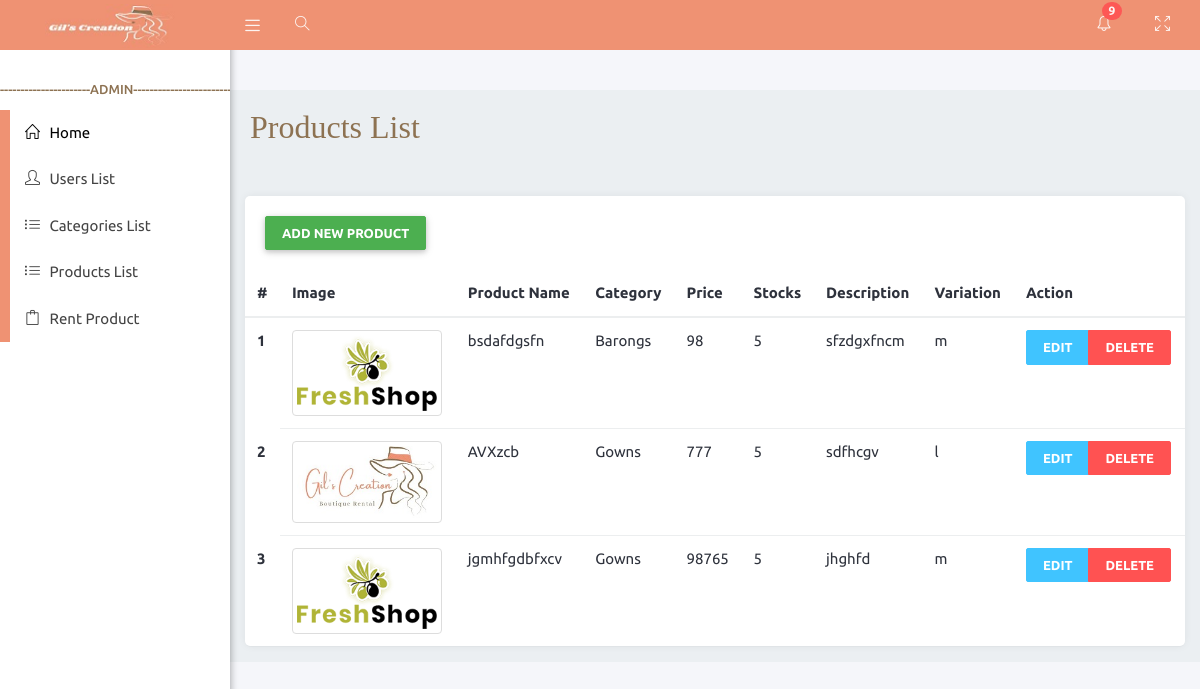
Page /adminViews/productslist.php on the earlier database version.
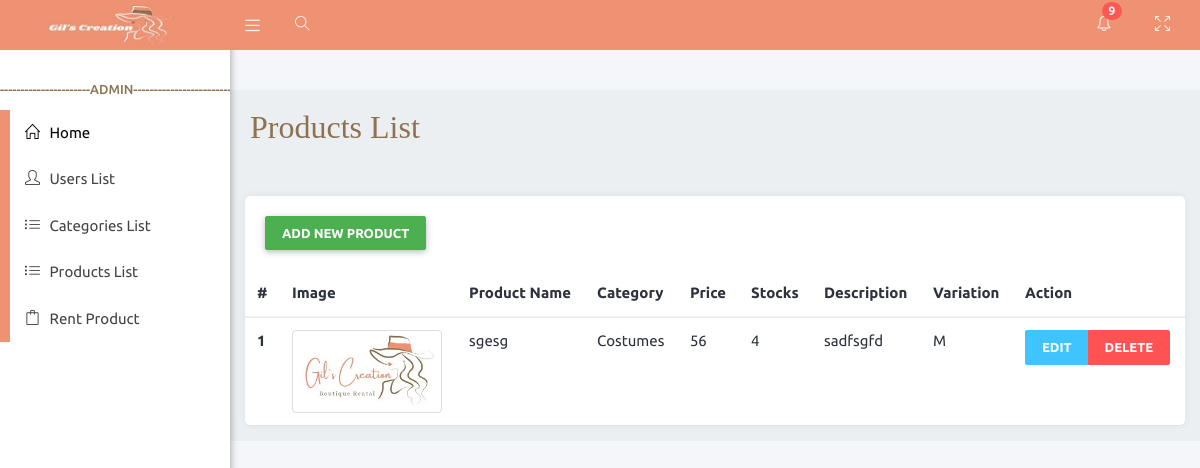
Same page on the later database version.
### tables this page shows
CREATE TABLE `products` (
  `product_id` int(11) NOT NULL,
  `image` varchar(50) NOT NULL,
  `name` varchar(255) NOT NULL,
  `price` int(11) NOT NULL,
  `variation` varchar(255) NOT NULL,
  `stocks` int(11) NOT NULL,
  `category_id` int(11) NOT NULL,
  `description` varchar(255) NOT NULL
);

CREATE TABLE `categories` (
  `category_id` int(11) NOT NULL,
  `cat_name` varchar(255) NOT NULL
);

### APIFUNCTION/DBCRUD.php (called while the page is built, shortened)
<?php
    class DBCRUD{
        private $servername='localhost';
        private $username='root';
        private $password='';
        private $dbname='brms';
        private $mysqli='';
        public function __construct(){
            $this->mysqli = new mysqli($this->servername,$this->username,$this->password,$this->dbname);
        }
        public function selectleftjoin($table,$table1,$attributename,$attributename1,$where = null){
            if ($where != null) {
                $sql = "SELECT * FROM $table LEFT JOIN $table1 ON $table1.$attributename=$table.$attributename1 WHERE $where";
            }else{
                $sql = "SELECT * FROM $table LEFT JOIN $table1 ON $table1.$attributename1=$table.$attributename";
            }
            $this->sql = $result = $this->mysqli->query($sql);
        }
    }
?>

### adminViews/productslist.php (the view, shortened to what this page needs)
<?php include('layouts/head.php'); ?>
   <div class="wrapper">
      <?php include('layouts/navbar.php'); ?>
      <?php include('layouts/sidebar.php'); ?>
    <div class="content-wrapper">
         <div class="container-fluid">
            <div class="row">
               <div class="main-header">
               <h2  style=" font-family:poppins; color:#8d7252; ">Products List</h2><br>
               </div>
            </div>
        <div class="card">
        <div class="card-header">
            <button type="button" class="btn btn-success" data-toggle="modal" data-target="#productsModal">
            Add New Product
            </button>
        </div>
        <div class="card-body">
        <table class="table">
                <thead class="thead-light">
                    <tr>
                    <th scope="col">#</th>
                    <th scope="col">Image</th>
                    <th scope="col">Product Name</th>
                    <th scope="col">Category</th>
                    <th scope="col">Price</th>
                    <th scope="col">Stocks</th>
                    <th scope="col">Description</th>
                    <th scope="col">Variation</th>
                    <th scope="col">Action</th>
                    </tr>
                </thead>
                <tbody>
                <?php
                    include('../APIFUNCTION/DBCRUD.php');
                    $newDBCRUD = new DBCRUD();
                    $newDBCRUD->selectleftjoin("products","categories","category_id","category_id");
                    $productsLists = $newDBCRUD->sql;
                    $index = 1;
                    while ($data = mysqli_fetch_assoc($productsLists)){
                ?>
                    <tr>
                    <th scope="row"><?php echo $index; ?></th>
                    <td><img style="width:150px;" src="./uploads/<?php echo $data["image"]; ?>" class="img-thumbnail"></td>
                    <td><?php echo $data["name"]; ?></td>
                    <td><?php echo $data["cat_name"]; ?></td>
                    <td><?php echo $data["price"]; ?></td>
                    <td><?php echo $data["stocks"]; ?></td>
                    <td><?php echo $data["description"]; ?></td>
                    <td><?php echo $data["variation"]; ?></td>
                    <td>
                        <div class="btn-group" role="group" aria-label="Basic example">
                            <button type="button" class="btn btn-info" onclick="showform(<?php echo $data['product_id']; ?>);">Edit</button>
                            <button type="button" class="btn btn-danger" onclick="showformdelete(<?php echo $data['product_id']; ?>);">Delete</button>
                        </div>
                    </td>
                    </tr>
                    <?php $index++; }?>
                </tbody>
            </table>
        </div>
        </div>
        </div>
    </div>
<?php include('layouts/footer.php');?>

### adminViews/layouts/head.php (shortened to what this page needs)
<!doctype html>
<html lang="en">
<!DOCTYPE html>
<html lang="en">
<head>
   <link rel="stylesheet" type="text/css" href="assets/icon/themify-icons/themify-icons.css">
   <link rel="stylesheet" type="text/css" href="assets/icon/icofont/css/icofont.css">
   <link rel="stylesheet" type="text/css" href="assets/icon/simple-line-icons/css/simple-line-icons.css">
   <link rel="stylesheet" type="text/css" href="assets/plugins/bootstrap/css/bootstrap.min.css">
   <link rel="stylesheet" href="assets/plugins/chartist/dist/chartist.css" type="text/css" media="all">
   <link href="assets/css/svg-weather.css" rel="stylesheet">
   <link rel="stylesheet" type="text/css" href="assets/css/main.css">
   <link rel="stylesheet" type="text/css" href="assets/css/responsive.css">
   <link rel="stylesheet" type="text/css" href="assets/css/profile.css">
</head>
<body class="sidebar-mini fixed">

### adminViews/layouts/navbar.php (shortened to what this page needs)
<header class="main-header-top hidden-print">
         <a href="index.php" class="logo" style="background-color:#EF9273;"><img class="img-fluid able-logo" src="assets/images/logo.jpg" alt="logo"></a>
         <nav class="navbar navbar-static-top" style="background-color:#EF9273;">
            <a href="#!" data-toggle="offcanvas" class="sidebar-toggle"></a>
            <ul class="top-nav lft-nav">
               <li class="dropdown pc-rheader-submenu message-notification search-toggle">
                  <a href="#!" id="morphsearch-search" class="drop icon-circle txt-white">
                     <i class="ti-search"></i>
                  </a>
               </li>
            </ul>
            <div class="navbar-custom-menu f-right">
               <ul class="top-nav">
                  <li class="dropdown notification-menu">
                     <a href="#!" data-toggle="dropdown" aria-expanded="false" class="dropdown-toggle">
                        <i class="icon-bell"></i>
                        <span class="badge badge-danger header-badge">9</span>
                     </a>
                  </li>
                  <li class="pc-rheader-submenu">
                     <a href="#!" class="drop icon-circle" onclick="javascript:toggleFullScreen()">
                        <i class="icon-size-fullscreen"></i>
                     </a>
                  </li>
               </ul>
            </div>
         </nav>
      </header>

### adminViews/layouts/sidebar.php
<aside class="main-sidebar hidden-print ">
         <section class="sidebar" id="sidebar-scroll">
            <ul class="sidebar-menu">
            <li class="nav-level" style="color:#8d7252;">----------------------ADMIN------------------------</li>
                <li class="treeview">
                <a class="waves-effect waves-dark" href="index.php" style="color: black">
                        <i class="icon-home"></i><span> Home</span>
                    </a>
                    <a class="waves-effect waves-dark" href="userlist.php" >
                        <i class="icon-user"></i><span> Users List</span>
                        <a class="waves-effect waves-dark" href="categorieslist.php" >
                        <i class="icon-list"></i><span> Categories List</span>
                    </a>
                    <a class="waves-effect waves-dark" href="productslist.php" >
                        <i class="icon-list"></i><span> Products List</span>
                    </a>
                    <a class="waves-effect waves-dark" href="rentproduct.php">
                        <i class="icon-bag"></i><span> Rent Product</span>
                    </a>
                </li>
            </ul>
         </section>
      </aside>

### adminViews/layouts/footer.php (shortened to what this page needs)
</body>
</html>

### adminViews/assets/css/profile.css (style rules this page uses)
body { margin: 0; padding-top: 40px; color: #2e323c; background: #f5f6fa; position: relative; height: 100%; }
.card { background: #ffffff; -webkit-border-radius: 5px; -moz-border-radius: 5px; border-radius: 5px; border: 0; margin-bottom: 1rem; }

### adminViews/assets/css/generic-class.css (style rules this page uses)
.f-right { float: right !important; }
.txt-white { color: #fff !important; }

### adminViews/assets/css/menu.css (style rules this page uses)
.top-nav .dropdown-toggle:after { content: initial; }
.main-header-top { background-color: #39444e; }
.nav-level { padding: 10px 0 !important; font-weight: 500; font-size: 13px; color: #2196f3; border-top: 1px solid #efefef; position: relative; }
.nav-level:first-child { margin-top: 20px; border-top: none; }
.main-header-top .navbar .top-nav > li > a { opacity: 0.9; color: #fff; }
.main-header-top .navbar .sidebar-toggle { color: #fff; opacity: 0.9; }
.main-header-top .logo { color: #fff; border-bottom: 0 solid transparent; }
.sidebar-menu > li > a { color: #666; }
.fixed .main-header-top, .fixed .main-sidebar, .fixed .left-side { position: fixed; }
.fixed .main-header-top { top: 0; right: 0; left: 0; }
.fixed .content-wrapper { margin-top: 50px; }
.wrapper:before { content: " "; display: table; }
.wrapper:after { content: " "; clear: both; }
.content-wrapper { height: 100%; background-color: #ebeff2; margin-left: 230px; z-index: 820; -webkit-transition: all 0.3s ease-in-out; -moz-transition: all 0.3s ease-in-out; -ms-transition: all 0.3s ease-in-out; transition: all 0.3s ease-in-out; }
.main-header-top { position: relative; max-height: 50px; z-index: 1030; }
.main-header-top > .navbar { margin-bottom: 0; margin-left: 230px; border: none; max-height: 50px; border-radius: 0; padding: 0; background-color: #39444e; }
.main-header-top .sidebar-toggle { float: left; background-color: transparent; background-image: none; padding: 15px; font-family: fontAwesome; position: relative; -webkit-transition: all 0.3s ease; -moz-transition: all 0.3s ease; -ms-transition: all 0.3s ease; transition: all 0.3s ease; max-height: 50px; }
.main-header-top .sidebar-toggle:before { font-family: 'simple-line-icons'; content: "\e601"; font-size: 15px; }
.main-header-top .logo { display: block; width: 230px; height: 50px; font-size: 15px; font-weight: 400; line-height: 50px; text-align: center; padding: 0 15px; float: left; overflow: hidden; }
.main-header-top .top-nav { list-style: none; padding-left: 0; display: inline-block; float: right; margin: 0 10px 0 0; }
.main-header-top .top-nav > li { display: inline-block; position: relative; }
.main-header-top .top-nav > li > a { padding: 15px 20px; line-height: 50px; opacity: 0.9; }
.main-header-top .top-nav.lft-nav { float: left; }
.header-badge { position: absolute; top: 2px; left: 25px; padding: 4px 6px; font-size: 11px; }
.main-sidebar { position: absolute; top: 0; left: 0; background: #fff; padding-top: 50px; min-height: 100vh; width: 230px; z-index: 810; -webkit-box-shadow: 1px 3px 7px rgba(0, 0, 0, 0.3); box-shadow: 1px 3px 7px rgba(0, 0, 0, 0.3); -webkit-transition: transform 0.3s ease-in-out, width 0.3s ease-in-out; -moz-transition: transform 0.3s ease-in-out, width 0.3s ease-in-out; -ms-transition: transform 0.3s ease-in-out, width 0.3s ease-in-out; transition: transform 0.3s ease-in-out, width 0.3s ease-in-out; }
.sidebar { padding-bottom: 10px; font-size: 16px; }
.sidebar-menu { list-style: none; margin: 0; padding: 0; white-space: nowrap; overflow: hidden; }
.sidebar-menu li { float: none; width: 100%; }
.sidebar-menu li a { display: block; width: 100%; padding: 20px; border-left: 5px solid; position: relative; z-index: 2; text-decoration: none; color: #444; box-sizing: border-box; -moz-box-sizing: border-box; -webkit-box-sizing: border-box; }
.sidebar-menu li:last-child a { border-left: 10px solid #EF9273; }
.sidebar-menu li a:after { content: ""; height: 100%; left: 0; top: 0; width: 0px; position: absolute; transition: all 0.3s ease 0s; -webkit-transition: all 0.3s ease 0s; z-index: -1; }
.sidebar-menu li:last-child a:after { background: #1abc9c; }
.sidebar-menu > li { position: relative; margin: 0; padding: 0; }
.sidebar-menu > li > a { padding: 12px 5px 12px 15px; display: block; position: relative; font-size: 15px; background-color: #fff; }
.sidebar-menu > li > a > i { padding-right: 6px; display: inline; }

Differences in the rows shown:
removed products: image (picture), name "bsdafdgsfn", category.cat_name "Barongs", price "98", stocks "5", description "sfzdgxfncm", variation "m"
removed products: image (picture), name "AVXzcb", category.cat_name "Gowns", price "777", stocks "5", description "sdfhcgv", variation "l"
removed products: image (picture), name "jgmhfgdbfxcv", category.cat_name "Gowns", price "98765", stocks "5", description "jhghfd", variation "m"
added products: image (picture), name "sgesg", category.cat_name "Costumes", price "56", stocks "4", description "sadfsgfd", variation "M"
